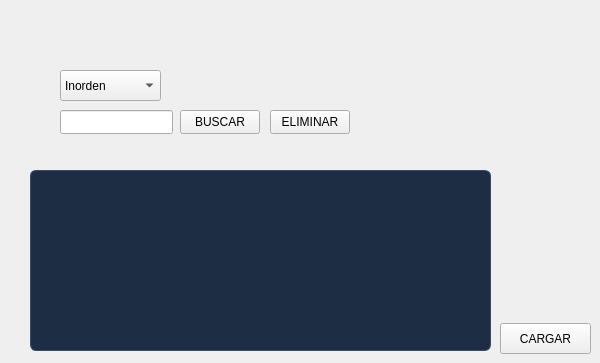
      <widget class="QWidget" name="tab_10">
       <attribute name="title">
        <string>CLIENTES</string>
       </attribute>
       <widget class="QPushButton" name="btnCargaMasivaClientes">
        <property name="geometry">
         <rect>
          <x>500</x>
          <y>323</y>
          <width>91</width>
          <height>31</height>
         </rect>
        </property>
        <property name="text">
         <string>CARGAR</string>
        </property>
       </widget>
       <widget class="QTableWidget" name="tblAdminClientes">
        <property name="geometry">
         <rect>
          <x>30</x>
          <y>170</y>
          <width>461</width>
          <height>181</height>
         </rect>
        </property>
        <property name="styleSheet">
         <string notr="true">QTableWidget {
    background-color: #1D2D44;
    alternate-background-color: #25314A;
    color: #F1FAEE;
    gridline-color: #3A4A6B;
    border-radius: 6px;
    border: 1px solid #3A4A6B;
}
QHeaderView::section {
    background-color: #0D1321;
    color: #F1FAEE;
    padding: 6px;
    border: none;
    font-weight: bold;
}</string>
        </property>
       </widget>
       <widget class="QPushButton" name="btnEliminarCliente">
        <property name="geometry">
         <rect>
          <x>270</x>
          <y>110</y>
          <width>80</width>
          <height>24</height>
         </rect>
        </property>
        <property name="text">
         <string>ELIMINAR</string>
        </property>
       </widget>
       <widget class="QPushButton" name="btnBuscarCliente">
        <property name="geometry">
         <rect>
          <x>180</x>
          <y>110</y>
          <width>80</width>
          <height>24</height>
         </rect>
        </property>
        <property name="text">
         <string>BUSCAR</string>
        </property>
       </widget>
       <widget class="QComboBox" name="cmbOrdenClientes">
        <property name="geometry">
         <rect>
          <x>60</x>
          <y>70</y>
          <width>101</width>
          <height>31</height>
         </rect>
        </property>
        <item>
         <property name="text">
          <string>Inorden</string>
         </property>
        </item>
        <item>
         <property name="text">
          <string>Preorden</string>
         </property>
        </item>
        <item>
         <property name="text">
          <string>Postorden</string>
         </property>
        </item>
       </widget>
       <widget class="QLineEdit" name="txtBuscarUsuarioID">
        <property name="geometry">
         <rect>
          <x>60</x>
          <y>110</y>
          <width>113</width>
          <height>24</height>
         </rect>
        </property>
       </widget>
      </widget>
